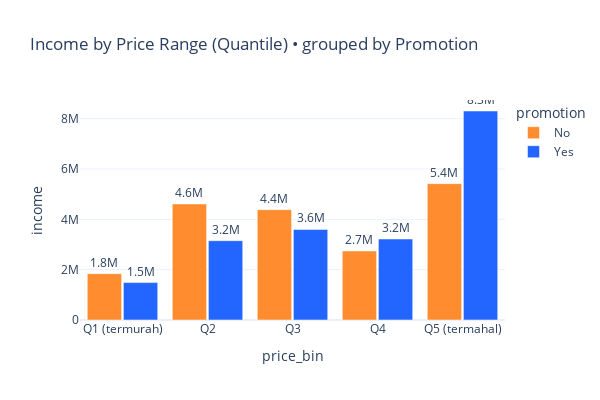

Notebook cell for this chart:
### Code cell
# bikin quantile bins harga
df["price_bin"] = pd.qcut(df["price"], q=5,
                          labels=["Q1 (termurah)", "Q2", "Q3", "Q4", "Q5 (termahal)"])

agg_bins = df.groupby(["price_bin","promotion"], as_index=False).agg(
    income=("income","sum"),
    volume=("volume","sum"),
    avg_price=("price","mean")
)

# bar chart income per price bin
fig_bins = px.bar(
    agg_bins, x="price_bin", y="income", color="promotion",
    barmode="group",
    color_discrete_map={"Yes":"#2266FF","No":"#FF8C2E"},
    text="income",
    hover_data={"avg_price":":.2f","volume":":,","income":":.3s"},
    title="Income by Price Range (Quantile) • grouped by Promotion"
)
fig_bins.update_traces(texttemplate="%{text:.2s}", textposition="outside")
fig_bins.update_layout(template="plotly_white", bargap=0.15, bargroupgap=0.05,
                       width=600, height=400)
fig_bins.show()

### Figure 1 — Plotly figure (JSON) as saved in the notebook; plotly's stock layout.template omitted (floating-point values rounded to 4 significant figures)
{"data": [{"alignmentgroup": "True", "customdata": [[32.97, 58310.0], [62.92, 72180.0], [88.3, 49740.0], [107.8, 25450.0], [158.0, 34630.0]], "hovertemplate": "promotion=No<br>price_bin=%{x}<br>income=%{text:.3s}<br>avg_price=%{customdata[0]:.2f}<br>volume=%{customdata[1]:,}<extra></extra>", "legendgroup": "No", "marker": {"color": "#FF8C2E", "pattern": {"shape": ""}}, "name": "No", "offsetgroup": "No", "orientation": "v", "showlegend": true, "text": [1840000.0, 4610000.0, 4383000.0, 2742000.0, 5418000.0], "textposition": "outside", "texttemplate": "%{text:.2s}", "type": "bar", "x": ["Q1 (termurah)", "Q2", "Q3", "Q4", "Q5 (termahal)"], "xaxis": "x", "y": [1840000.0, 4610000.0, 4383000.0, 2742000.0, 5418000.0], "yaxis": "y"}, {"alignmentgroup": "True", "customdata": [[34.42, 44000.0], [61.33, 50830.0], [87.3, 41080.0], [106.9, 30260.0], [170.1, 51260.0]], "hovertemplate": "promotion=Yes<br>price_bin=%{x}<br>income=%{text:.3s}<br>avg_price=%{customdata[0]:.2f}<br>volume=%{customdata[1]:,}<extra></extra>", "legendgroup": "Yes", "marker": {"color": "#2266FF", "pattern": {"shape": ""}}, "name": "Yes", "offsetgroup": "Yes", "orientation": "v", "showlegend": true, "text": [1487000.0, 3151000.0, 3597000.0, 3219000.0, 8304000.0], "textposition": "outside", "texttemplate": "%{text:.2s}", "type": "bar", "x": ["Q1 (termurah)", "Q2", "Q3", "Q4", "Q5 (termahal)"], "xaxis": "x", "y": [1487000.0, 3151000.0, 3597000.0, 3219000.0, 8304000.0], "yaxis": "y"}], "layout": {"bargap": 0.15, "bargroupgap": 0.05, "barmode": "group", "height": 400, "legend": {"title": {"text": "promotion"}, "tracegroupgap": 0}, "title": {"text": "Income by Price Range (Quantile) • grouped by Promotion"}, "width": 600, "xaxis": {"anchor": "y", "domain": [0, 1], "title": {"text": "price_bin"}}, "yaxis": {"anchor": "x", "domain": [0, 1], "title": {"text": "income"}}}}
